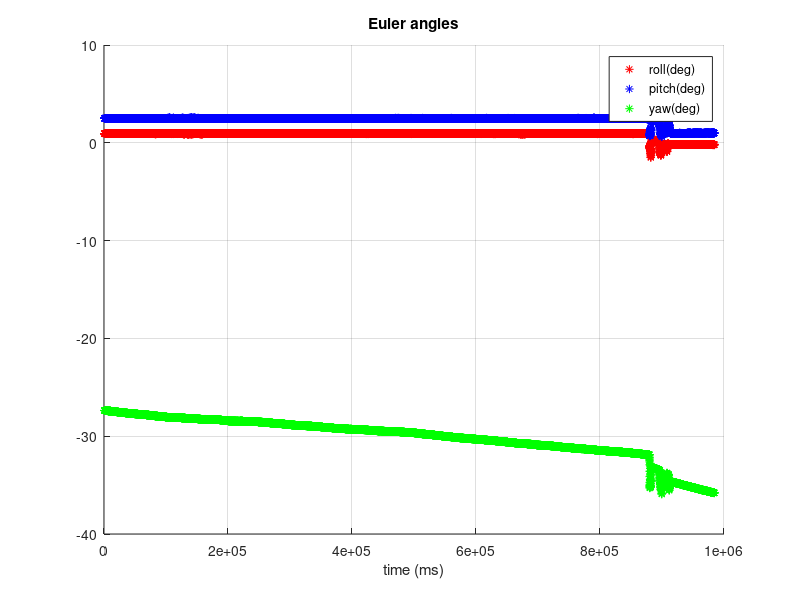
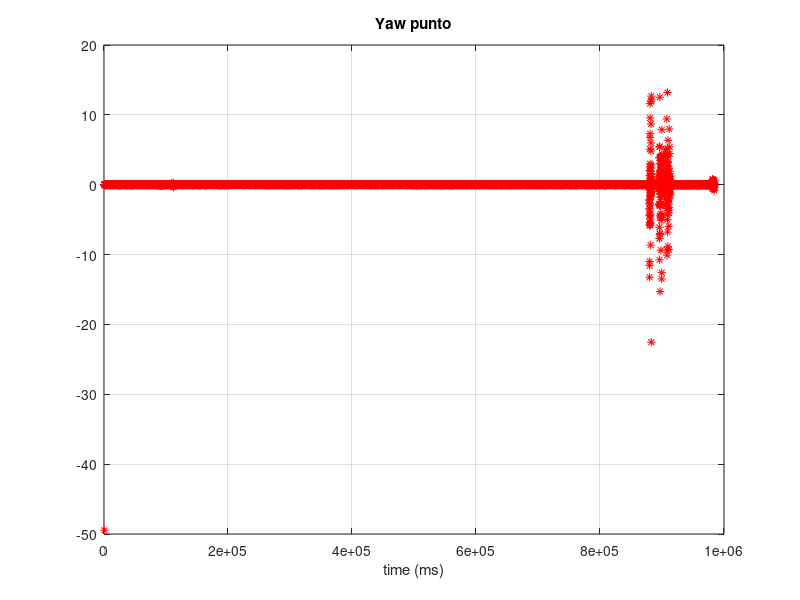
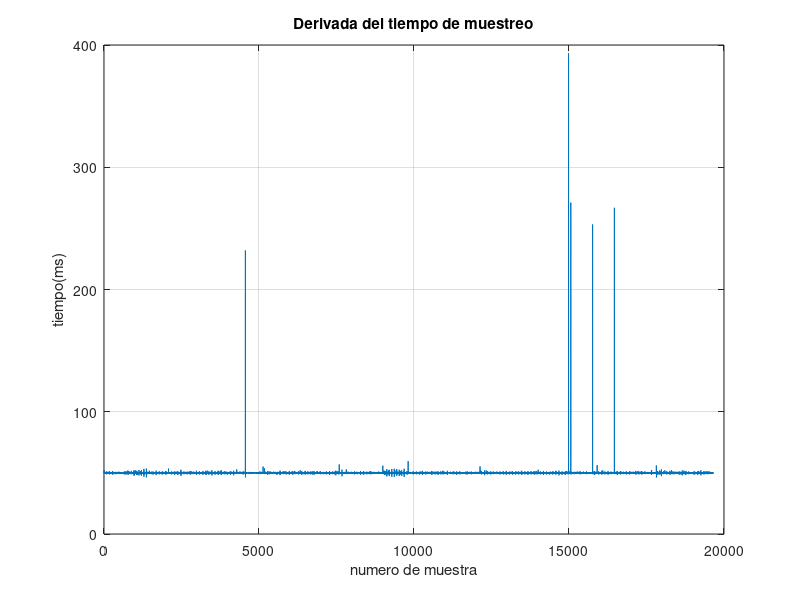
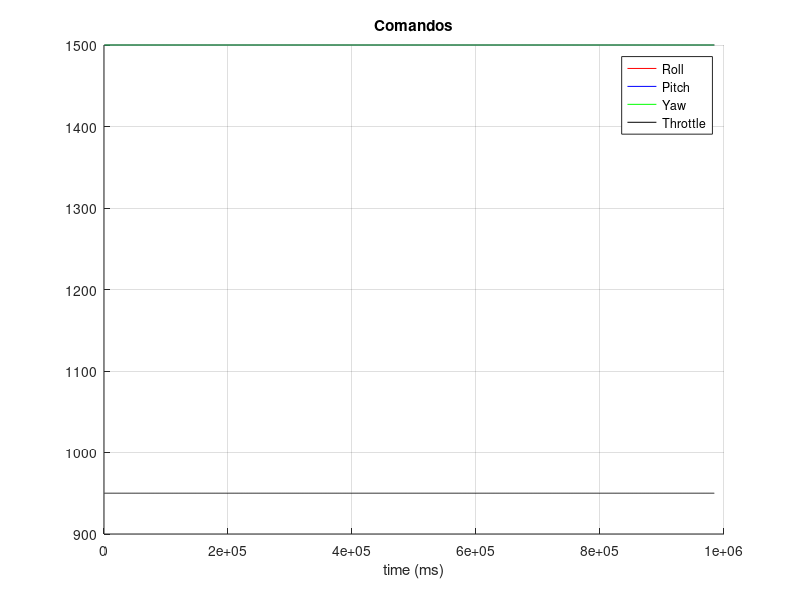

Here is the MATLAB script that generated these plots, in order:
close all
clear all
clc

data = importdata('log_test_1.txt',' ');

t = data(:,1)*1000 + data(:,2)/1000; %timepo en milisegundos

t2 = data(:,11)*1000 + data(:,12)/1000; %timepo en milisegundos

figure
hold on
plot(t,data(:,3),'*r')
plot(t,data(:,4),'*b')
plot(t,data(:,5),'*g')
title('Euler angles')
xlabel('time (ms)')
legend('roll(deg)','pitch(deg)','yaw(deg)')
grid on
hold off

figure
plot(t,data(:,6),'*r')
title('Yaw punto')
xlabel('time (ms)')
grid on

figure
plot(diff(t))
title('Derivada del tiempo de muestreo')
xlabel('numero de muestra')
ylabel('tiempo(ms)')
grid on


figure
hold on
plot(t,data(:,7),'-r')
plot(t,data(:,8),'-b')
plot(t,data(:,9),'-g')
plot(t,data(:,10),'-k')
title('Comandos')
xlabel('time (ms)')
legend('Roll','Pitch','Yaw','Throttle')
grid on
hold off

figure
plot(diff(t2))
title('Derivada del tiempo de loop')
xlabel('numero de muestra')
ylabel('tiempo(ms)')
grid on